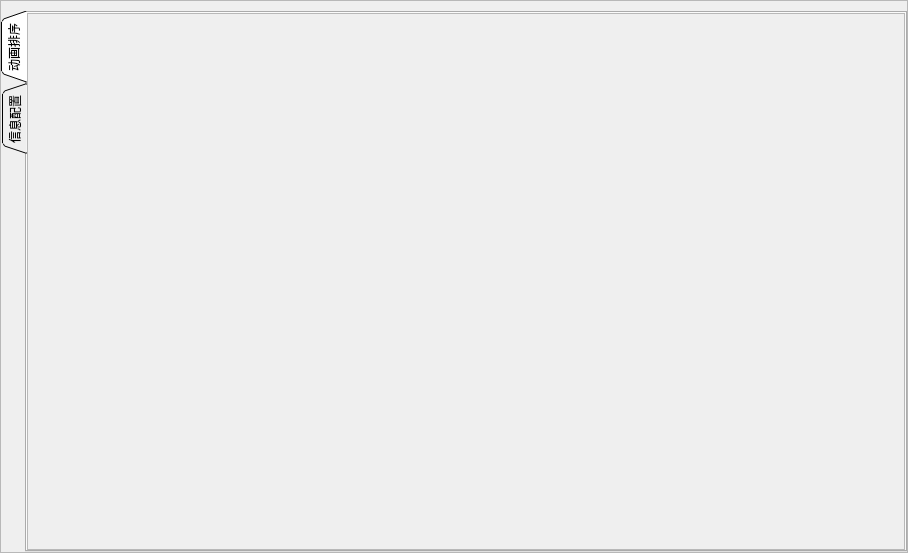
<?xml version="1.0" encoding="UTF-8"?>
<ui version="4.0">
 <class>GY_GenerateBinFile</class>
 <widget class="QWidget" name="GY_GenerateBinFile">
  <property name="geometry">
   <rect>
    <x>0</x>
    <y>0</y>
    <width>908</width>
    <height>553</height>
   </rect>
  </property>
  <property name="windowTitle">
   <string>Form</string>
  </property>
  <layout class="QGridLayout" name="gridLayout_2">
   <property name="leftMargin">
    <number>0</number>
   </property>
   <property name="topMargin">
    <number>0</number>
   </property>
   <property name="rightMargin">
    <number>0</number>
   </property>
   <property name="bottomMargin">
    <number>0</number>
   </property>
   <item row="0" column="0">
    <widget class="QWidget" name="widget" native="true">
     <layout class="QGridLayout" name="gridLayout">
      <property name="leftMargin">
       <number>0</number>
      </property>
      <property name="topMargin">
       <number>0</number>
      </property>
      <property name="rightMargin">
       <number>0</number>
      </property>
      <property name="bottomMargin">
       <number>0</number>
      </property>
      <item row="0" column="0">
       <widget class="QScrollArea" name="scrollArea">
        <property name="widgetResizable">
         <bool>true</bool>
        </property>
        <widget class="QWidget" name="scrollAreaWidgetContents">
         <property name="geometry">
          <rect>
           <x>0</x>
           <y>0</y>
           <width>906</width>
           <height>551</height>
          </rect>
         </property>
         <layout class="QGridLayout" name="gridLayout_3">
          <property name="leftMargin">
           <number>0</number>
          </property>
          <property name="topMargin">
           <number>10</number>
          </property>
          <property name="rightMargin">
           <number>0</number>
          </property>
          <property name="bottomMargin">
           <number>0</number>
          </property>
          <item row="0" column="0">
           <widget class="QTabWidget" name="tabWidget">
            <property name="tabPosition">
             <enum>QTabWidget::TabPosition::West</enum>
            </property>
            <property name="tabShape">
             <enum>QTabWidget::TabShape::Triangular</enum>
            </property>
            <property name="currentIndex">
             <number>0</number>
            </property>
            <property name="elideMode">
             <enum>Qt::TextElideMode::ElideNone</enum>
            </property>
            <property name="documentMode">
             <bool>false</bool>
            </property>
            <property name="tabsClosable">
             <bool>false</bool>
            </property>
            <property name="movable">
             <bool>false</bool>
            </property>
            <widget class="QWidget" name="tab">
             <attribute name="title">
              <string>动画排序</string>
             </attribute>
             <layout class="QGridLayout" name="gridLayout_6">
              <property name="leftMargin">
               <number>0</number>
              </property>
              <property name="topMargin">
               <number>0</number>
              </property>
              <property name="rightMargin">
               <number>0</number>
              </property>
              <property name="bottomMargin">
               <number>0</number>
              </property>
              <item row="0" column="0">
               <widget class="QScrollArea" name="scrollArea_3">
                <property name="widgetResizable">
                 <bool>true</bool>
                </property>
                <widget class="QWidget" name="scrollAreaWidgetContents_3">
                 <property name="geometry">
                  <rect>
                   <x>0</x>
                   <y>0</y>
                   <width>868</width>
                   <height>535</height>
                  </rect>
                 </property>
                </widget>
               </widget>
              </item>
             </layout>
            </widget>
            <widget class="QWidget" name="tab_2">
             <attribute name="title">
              <string>信息配置</string>
             </attribute>
             <layout class="QGridLayout" name="gridLayout_5">
              <property name="leftMargin">
               <number>0</number>
              </property>
              <property name="topMargin">
               <number>0</number>
              </property>
              <property name="rightMargin">
               <number>0</number>
              </property>
              <property name="bottomMargin">
               <number>0</number>
              </property>
              <item row="0" column="0">
               <widget class="QScrollArea" name="scrollArea_2">
                <property name="verticalScrollBarPolicy">
                 <enum>Qt::ScrollBarPolicy::ScrollBarAsNeeded</enum>
                </property>
                <property name="widgetResizable">
                 <bool>true</bool>
                </property>
                <widget class="QWidget" name="scrollAreaWidgetContents_2">
                 <property name="geometry">
                  <rect>
                   <x>0</x>
                   <y>0</y>
                   <width>868</width>
                   <height>535</height>
                  </rect>
                 </property>
                 <layout class="QGridLayout" name="gridLayout_7">
                  <item row="0" column="0">
                   <widget class="QGroupBox" name="groupBox">
                    <property name="maximumSize">
                     <size>
                      <width>220</width>
                      <height>16777215</height>
                     </size>
                    </property>
                    <property name="font">
                     <font>
                      <family>微软雅黑</family>
                      <pointsize>9</pointsize>
                      <bold>true</bold>
                     </font>
                    </property>
                    <property name="mouseTracking">
                     <bool>false</bool>
                    </property>
                    <property name="tabletTracking">
                     <bool>false</bool>
                    </property>
                    <property name="acceptDrops">
                     <bool>false</bool>
                    </property>
                    <property name="layoutDirection">
                     <enum>Qt::LayoutDirection::LeftToRight</enum>
                    </property>
                    <property name="autoFillBackground">
                     <bool>false</bool>
                    </property>
                    <property name="title">
                     <string>公有信息</string>
                    </property>
                    <property name="alignment">
                     <set>Qt::AlignmentFlag::AlignCenter</set>
                    </property>
                    <property name="flat">
                     <bool>false</bool>
                    </property>
                    <property name="checkable">
                     <bool>false</bool>
                    </property>
                    <layout class="QGridLayout" name="gridLayout_4">
                     <item row="5" column="0">
                      <layout class="QHBoxLayout" name="horizontalLayout">
                       <item>
                        <widget class="QLabel" name="label_shaftInfo_2">
                         <property name="maximumSize">
                          <size>
                           <width>250</width>
                           <height>16777215</height>
                          </size>
                         </property>
                         <property name="font">
                          <font>
                           <family>微软雅黑</family>
                           <pointsize>10</pointsize>
                           <bold>true</bold>
                          </font>
                         </property>
                         <property name="text">
                          <string>轴体选择</string>
                         </property>
                         <property name="alignment">
                          <set>Qt::AlignmentFlag::AlignLeading|Qt::AlignmentFlag::AlignLeft|Qt::AlignmentFlag::AlignVCenter</set>
                         </property>
                        </widget>
                       </item>
                       <item>
                        <widget class="QComboBox" name="comboBox">
                         <property name="font">
                          <font>
                           <family>微软雅黑</family>
                           <pointsize>10</pointsize>
                           <bold>true</bold>
                          </font>
                         </property>
                         <property name="styleSheet">
                          <string notr="true">color: rgb(255, 0, 0);</string>
                         </property>
                         <item>
                          <property name="text">
                           <string>轴体A(默认)</string>
                          </property>
                         </item>
                         <item>
                          <property name="text">
                           <string>轴体B</string>
                          </property>
                         </item>
                         <item>
                          <property name="text">
                           <string>轴体C</string>
                          </property>
                         </item>
                         <item>
                          <property name="text">
                           <string>轴体D</string>
                          </property>
                         </item>
                         <item>
                          <property name="text">
                           <string>轴体E</string>
                          </property>
                         </item>
                        </widget>
                       </item>
                      </layout>
                     </item>
                     <item row="7" column="0">
                      <layout class="QHBoxLayout" name="horizontalLayout_3">
                       <item>
                        <widget class="QLabel" name="label_keyMin">
                         <property name="font">
                          <font>
                           <family>微软雅黑</family>
                           <pointsize>10</pointsize>
                           <bold>true</bold>
                          </font>
                         </property>
                         <property name="text">
                          <string>按键最小值</string>
                         </property>
                         <property name="alignment">
                          <set>Qt::AlignmentFlag::AlignLeading|Qt::AlignmentFlag::AlignLeft|Qt::AlignmentFlag::AlignVCenter</set>
                         </property>
                        </widget>
                       </item>
                       <item>
                        <widget class="QDoubleSpinBox" name="doubleSpinBox_keyMin">
                         <property name="font">
                          <font>
                           <family>微软雅黑</family>
                           <pointsize>10</pointsize>
                           <bold>true</bold>
                          </font>
                         </property>
                         <property name="value">
                          <double>0.200000000000000</double>
                         </property>
                        </widget>
                       </item>
                      </layout>
                     </item>
                     <item row="1" column="0">
                      <layout class="QHBoxLayout" name="horizontalLayout_6">
                       <item>
                        <widget class="QLabel" name="label_whiteBalance_R">
                         <property name="maximumSize">
                          <size>
                           <width>250</width>
                           <height>16777215</height>
                          </size>
                         </property>
                         <property name="font">
                          <font>
                           <family>微软雅黑</family>
                           <pointsize>10</pointsize>
                           <bold>true</bold>
                          </font>
                         </property>
                         <property name="text">
                          <string>白平衡R</string>
                         </property>
                        </widget>
                       </item>
                       <item>
                        <widget class="QSpinBox" name="spinBox_whiteBalance_R">
                         <property name="font">
                          <font>
                           <family>微软雅黑</family>
                           <pointsize>10</pointsize>
                           <bold>true</bold>
                          </font>
                         </property>
                         <property name="maximum">
                          <number>255</number>
                         </property>
                         <property name="value">
                          <number>255</number>
                         </property>
                         <property name="displayIntegerBase">
                          <number>10</number>
                         </property>
                        </widget>
                       </item>
                      </layout>
                     </item>
                     <item row="2" column="0">
                      <layout class="QHBoxLayout" name="horizontalLayout_5">
                       <item>
                        <widget class="QLabel" name="label_whiteBalance_G">
                         <property name="maximumSize">
                          <size>
                           <width>250</width>
                           <height>16777215</height>
                          </size>
                         </property>
                         <property name="font">
                          <font>
                           <family>微软雅黑</family>
                           <pointsize>10</pointsize>
                           <bold>true</bold>
                          </font>
                         </property>
                         <property name="text">
                          <string>白平衡G</string>
                         </property>
                        </widget>
                       </item>
                       <item>
                        <widget class="QSpinBox" name="spinBox_whiteBalance_G">
                         <property name="font">
                          <font>
                           <family>微软雅黑</family>
                           <pointsize>10</pointsize>
                           <bold>true</bold>
                          </font>
                         </property>
                         <property name="maximum">
                          <number>255</number>
                         </property>
                         <property name="value">
                          <number>117</number>
                         </property>
                        </widget>
                       </item>
                      </layout>
                     </item>
                     <item row="0" column="0">
                      <layout class="QHBoxLayout" name="horizontalLayout_7">
                       <item>
                        <widget class="QLabel" name="label_returnSpeed">
                         <property name="maximumSize">
                          <size>
                           <width>250</width>
                           <height>16777215</height>
                          </size>
                         </property>
                         <property name="font">
                          <font>
                           <family>微软雅黑</family>
                           <pointsize>10</pointsize>
                           <bold>true</bold>
                          </font>
                         </property>
                         <property name="text">
                          <string>回报率</string>
                         </property>
                        </widget>
                       </item>
                       <item>
                        <widget class="QSpinBox" name="spinBox_returnSpeed">
                         <property name="font">
                          <font>
                           <family>微软雅黑</family>
                           <pointsize>10</pointsize>
                           <bold>true</bold>
                          </font>
                         </property>
                         <property name="minimum">
                          <number>1</number>
                         </property>
                         <property name="maximum">
                          <number>2</number>
                         </property>
                        </widget>
                       </item>
                      </layout>
                     </item>
                     <item row="6" column="0">
                      <layout class="QHBoxLayout" name="horizontalLayout_2">
                       <item>
                        <widget class="QLabel" name="label_keyMax">
                         <property name="font">
                          <font>
                           <family>微软雅黑</family>
                           <pointsize>10</pointsize>
                           <bold>true</bold>
                          </font>
                         </property>
                         <property name="text">
                          <string>按键最大值</string>
                         </property>
                         <property name="alignment">
                          <set>Qt::AlignmentFlag::AlignLeading|Qt::AlignmentFlag::AlignLeft|Qt::AlignmentFlag::AlignVCenter</set>
                         </property>
                        </widget>
                       </item>
                       <item>
                        <widget class="QDoubleSpinBox" name="doubleSpinBox_keyMax">
                         <property name="font">
                          <font>
                           <family>微软雅黑</family>
                           <pointsize>10</pointsize>
                           <bold>true</bold>
                          </font>
                         </property>
                         <property name="value">
                          <double>1.200000000000000</double>
                         </property>
                        </widget>
                       </item>
                      </layout>
                     </item>
                     <item row="8" column="0">
                      <widget class="QPushButton" name="pushButton_keyMaxorMinValue">
                       <property name="text">
                        <string>确认按键默认值</string>
                       </property>
                      </widget>
                     </item>
                     <item row="3" column="0">
                      <layout class="QHBoxLayout" name="horizontalLayout_4">
                       <item>
                        <widget class="QLabel" name="label_whiteBalance_B">
                         <property name="maximumSize">
                          <size>
                           <width>250</width>
                           <height>16777215</height>
                          </size>
                         </property>
                         <property name="font">
                          <font>
                           <family>微软雅黑</family>
                           <pointsize>10</pointsize>
                           <bold>true</bold>
                          </font>
                         </property>
                         <property name="text">
                          <string>白平衡B</string>
                         </property>
                        </widget>
                       </item>
                       <item>
                        <widget class="QSpinBox" name="spinBox_whiteBalance_B">
                         <property name="font">
                          <font>
                           <family>微软雅黑</family>
                           <pointsize>10</pointsize>
                           <bold>true</bold>
                          </font>
                         </property>
                         <property name="maximum">
                          <number>255</number>
                         </property>
                         <property name="value">
                          <number>87</number>
                         </property>
                        </widget>
                       </item>
                      </layout>
                     </item>
                     <item row="4" column="0">
                      <widget class="Line" name="line">
                       <property name="orientation">
                        <enum>Qt::Orientation::Horizontal</enum>
                       </property>
                      </widget>
                     </item>
                    </layout>
                   </widget>
                  </item>
                  <item row="0" column="1">
                   <widget class="QGroupBox" name="groupBox_2">
                    <property name="title">
                     <string>键轴信息</string>
                    </property>
                    <property name="alignment">
                     <set>Qt::AlignmentFlag::AlignCenter</set>
                    </property>
                   </widget>
                  </item>
                 </layout>
                </widget>
               </widget>
              </item>
             </layout>
            </widget>
           </widget>
          </item>
         </layout>
        </widget>
       </widget>
      </item>
     </layout>
    </widget>
   </item>
  </layout>
 </widget>
 <resources/>
 <connections/>
</ui>
